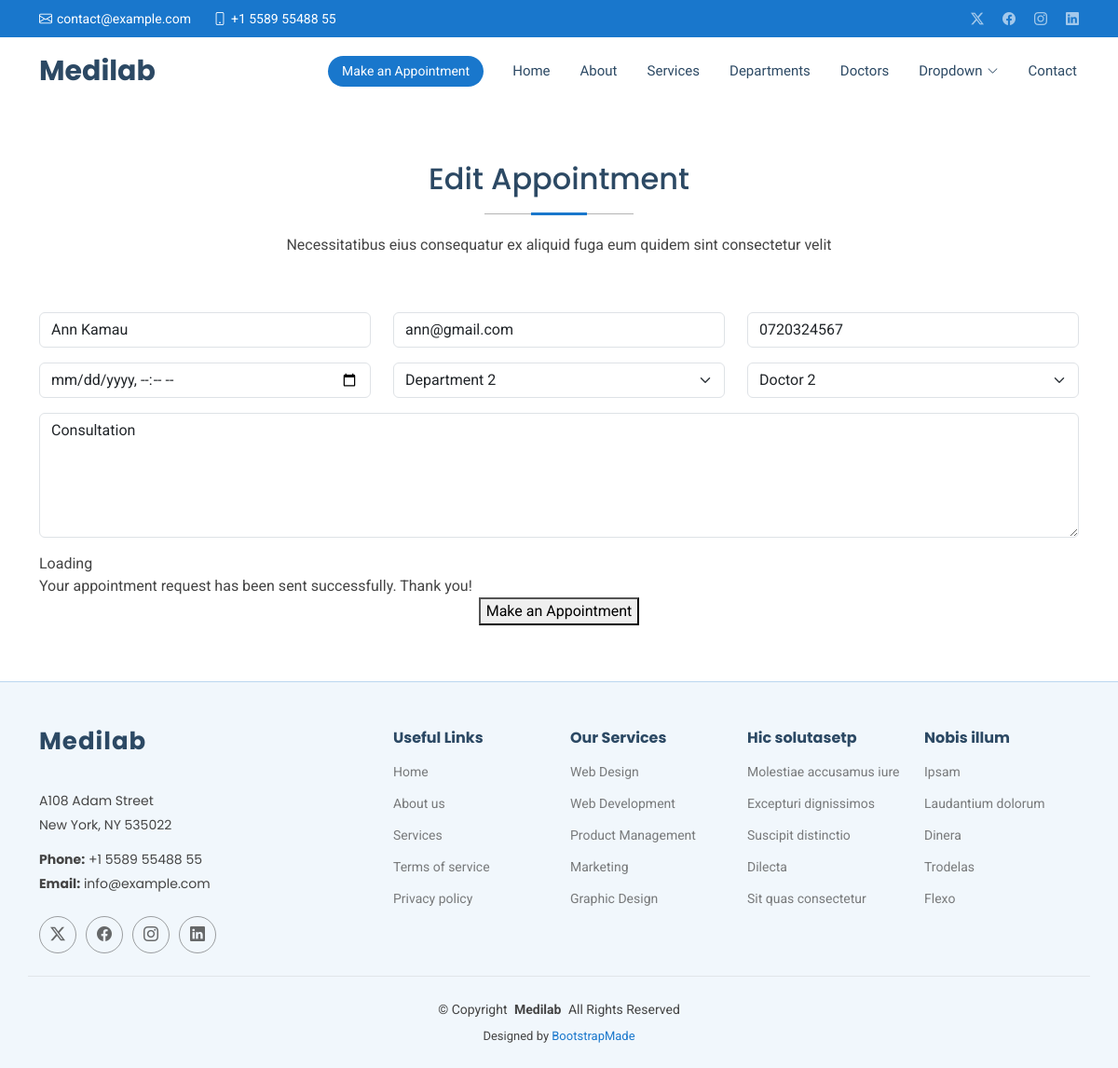
Screenshot of /edit/1 with the database file from the repository.
### Hospitalapp/models.py (models this page shows, shortened)
class Appointment(models.Model):
    name = models.CharField(max_length=50)
    email = models.EmailField()
    phone = models.CharField(max_length=15)
    date = models.DateTimeField()
    department = models.CharField(max_length=50)
    doctor = models.CharField(max_length=50)
    message = models.TextField()

### Hospitalapp/views.py (the view)
# urls.py: path('edit/<int:id>', views.edit, name='edit'),
def edit(request,id):
    editinfo = get_object_or_404(Appointment, id=id)
    if request.method == "POST":
        editinfo.name = request.POST.get('name')
        editinfo.email = request.POST.get('email')
        editinfo.phone = request.POST.get('phone')
        editinfo.date = request.POST.get('date')
        editinfo.department = request.POST.get('department')
        editinfo.doctor = request.POST.get('doctor')
        editinfo.message = request.POST.get('message')
        editinfo.save()
        return redirect('/show')
    else:
        return render(request,'edit.html',{'editinfo':editinfo})

### Templates/edit.html (shortened to what this page needs)
{% extends 'starter-page.html'%}
{% load static %}
{% block content %}
     <section id="appointment" class="appointment section">
      <div class="container section-title" data-aos="fade-up">
        <h2>Edit Appointment</h2>
        <p>Necessitatibus eius consequatur ex aliquid fuga eum quidem sint consectetur velit</p>
      </div>
      <div class="container" data-aos="fade-up" data-aos-delay="100">
        <form method="post">
          <div class="row">
            <div class="col-md-4 form-group">
              <input type="text" value="{{ editinfo.name }}" name="name" class="form-control" id="name" placeholder="Your Name" required="">
            </div>
            <div class="col-md-4 form-group mt-3 mt-md-0">
              <input type="email" value="{{ editinfo.email }}" class="form-control" name="email" id="email" placeholder="Your Email" required="">
            </div>
            <div class="col-md-4 form-group mt-3 mt-md-0">
              <input type="tel" value="{{ editinfo.phone }}" class="form-control" name="phone" id="phone" placeholder="Your Phone" required="">
            </div>
          </div>
          <div class="row">
            <div class="col-md-4 form-group mt-3">
              <input type="datetime-local" name="date" class="form-control datepicker" id="date" placeholder="Appointment Date" required="">
            </div>
            <div class="col-md-4 form-group mt-3">
              <select name="department" id="department" class="form-select" required="">
                <option value="Department 2" {% if editinfo.department == "Department 2" %}selected{% endif %}>Department 2</option>
              </select>
            </div>
            <div class="col-md-4 form-group mt-3">
              <select name="doctor" id="doctor" class="form-select" required="">
                <option value="Doctor 2" {% if editinfo.doctor == "Doctor 2" %}selected{% endif %}>Doctor 2</option>
              </select>
            </div>
          </div>
          <div class="form-group mt-3">
            <textarea class="form-control" name="message" rows="5" placeholder="Message (Optional)">{{ editinfo.message }}</textarea>
          </div>
          <div class="mt-3">
            <div class="loading">Loading</div>
            <div class="sent-message">Your appointment request has been sent successfully. Thank you!</div>
            <div class="text-center"><button type="submit">Make an Appointment</button></div>
          </div>
        </form>
      </div>
{% endblock %}

### static/assets/css/main.css (style rules this page uses)
:root { --default-font: "Roboto", system-ui, -apple-system, "Segoe UI", Roboto, "Helvetica Neue", Arial, "Noto Sans", "Liberation Sans", sans-serif, "Apple Color Emoji", "Segoe UI Emoji", "Segoe UI Symbol", "Noto Color Emoji"; --heading-font: "Poppins", sans-serif; --nav-font: "Raleway", sans-serif; }
:root { --background-color: #ffffff; --default-color: #444444; --heading-color: #2c4964; --accent-color: #1977cc; --surface-color: #ffffff; --contrast-color: #ffffff; }
:root { --nav-color: #2c4964; --nav-hover-color: #1977cc; --nav-mobile-background-color: #ffffff; --nav-dropdown-background-color: #ffffff; --nav-dropdown-color: #2c4964; --nav-dropdown-hover-color: #1977cc; }
:root { scroll-behavior: smooth; }
body { color: var(--default-color); background-color: var(--background-color); font-family: var(--default-font); }
h1, h2, h3, h4, h5, h6 { color: var(--heading-color); font-family: var(--heading-font); }
section, .section { color: var(--default-color); background-color: var(--background-color); padding: 60px 0; scroll-margin-top: 72px; overflow: clip; }
.section-title { text-align: center; padding-bottom: 60px; position: relative; }
.section-title h2 { font-size: 32px; font-weight: 500; margin-bottom: 20px; padding-bottom: 20px; position: relative; }
.section-title h2:before { content: ""; position: absolute; display: block; width: 160px; height: 1px; background: color-mix(in srgb, var(--default-color), transparent 60%); left: 0; right: 0; bottom: 1px; margin: auto; }
.section-title h2::after { content: ""; position: absolute; display: block; width: 60px; height: 3px; background: var(--accent-color); left: 0; right: 0; bottom: 0; margin: auto; }
.section-title p { margin-bottom: 0; }

### rows the page displays
Appointment: name "Ann Kamau", email "ann@gmail.com", phone "0720324567", department "Department 2", doctor "Doctor 2", message "Consultation"
